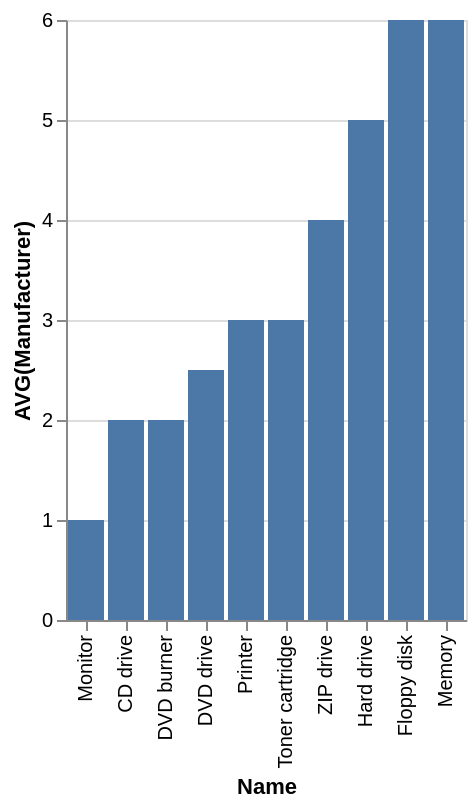

Source (Vega-Lite JSON):
### Vega-Lite specification from a JSON file in a GitHub repository (floating-point values rounded to 4 significant figures)
{"data": {"values": [{"x_data": "CD drive", "y_data": 2}, {"x_data": "DVD burner", "y_data": 2}, {"x_data": "DVD drive", "y_data": 2.5}, {"x_data": "Floppy disk", "y_data": 6}, {"x_data": "Hard drive", "y_data": 5}, {"x_data": "Memory", "y_data": 6}, {"x_data": "Monitor", "y_data": 1}, {"x_data": "Printer", "y_data": 3}, {"x_data": "Toner cartridge", "y_data": 3}, {"x_data": "ZIP drive", "y_data": 4}]}, "mark": "bar", "encoding": {"x": {"field": "x_data", "type": "nominal", "title": "Name", "sort": {"op": "sum", "field": "y_data", "order": "ascending"}}, "y": {"field": "y_data", "type": "quantitative", "title": "AVG(Manufacturer)"}}}
